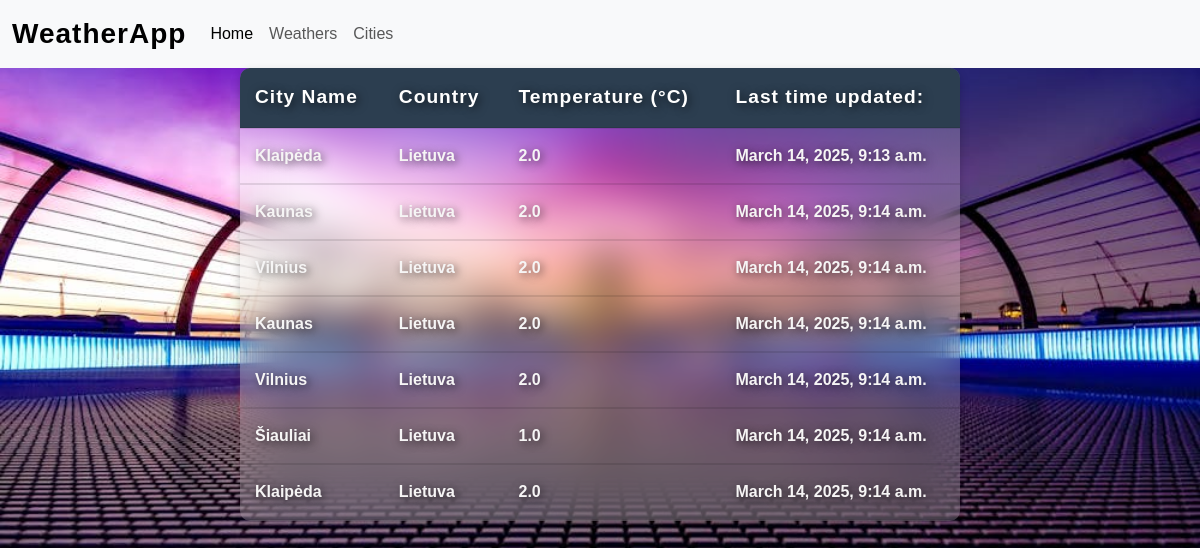
The page /cities/weathers/ on the database its author committed.
### weather/models.py (models this page shows, shortened)
class BaseModel(models.Model):
    objects = models.Manager()
    class Meta:
        abstract = True

class CityWeathers(BaseModel):
    city = models.ForeignKey(City, on_delete=models.CASCADE)
    temperature = models.FloatField(default=0)
    time_stamp = models.DateTimeField(auto_now=True)

class City(BaseModel):
    name = models.CharField(max_length=50, default="", blank=True, unique=True)
    country = models.CharField(default="Lietuva", max_length=100, choices=COUNTRY_CHOICES)
    coordination_x = models.FloatField(default=0)
    coordination_y = models.FloatField(default=0)

### weather/views.py (the view)
# urls.py: path("weathers/", views.weathers, name="weathers"),
def weathers(request):
    city_weathers = CityWeathers.objects.all()
    context = {"city_weathers": city_weathers}
    return render(request=request, template_name="weathers/weathers.html", context=context)

### weather/templates/weathers/weathers.html
 {% extends 'main.html' %}
 {% load static %}
{% block head %}
  <link rel="stylesheet" type="text/css" href="{% static 'css/weathers.css' %}">
{% endblock %}
 {% block content %}
<div class="wrapper">
    <table class="weather-table table-transparent">
        <thead>
            <tr>
                <th>City Name</th>
                <th>Country</th>
                <th>Temperature (°C)</th>
                <th>Last time updated:</th>
            </tr>
        </thead>
        <tbody>
            {% for weather in city_weathers %}
            <tr>
                <td>{{ weather.city.name }}</td>
                <td>{{ weather.city.country }}</td>
                <td>{{ weather.temperature }}</td>
                <td>{{ weather.time_stamp }}</td>
            {% endfor %}
        </tbody>
    </table>
</div>
 {% endblock %}

### templates/main.html (shortened to what this page needs)
<!doctype html>
{% load static %}
<html lang="en">
  <head>
    <link href="https://cdn.jsdelivr.net/npm/bootstrap@5.3.2/dist/css/bootstrap.min.css" rel="stylesheet">
    <link rel="stylesheet" type="text/css" href="{% static 'css/home.css' %}">
    {% block head %}{% endblock %}
</head>
<body>
<header>
  {% include 'navbar.html' %}
</header>
 {% block content %}
 {% endblock %}
  </body>
</html>

### templates/navbar.html (shortened to what this page needs)
<nav class="navbar navbar-expand-lg bg-body-tertiary">
  <div class="container-fluid">
    <div class="collapse navbar-collapse" id="navbarTogglerDemo01">
      <a class="navbar-brand" href="{% url 'home' %}">WeatherApp</a>
      <ul class="navbar-nav me-auto mb-2 mb-lg-0">
        <li class="nav-item">
          <a class="nav-link active" aria-current="page" href="{% url 'home' %}">Home</a>
        </li>
        <li class="nav-item">
          <a class="nav-link" href="{% url 'weathers:weathers' %}">Weathers</a>
        </li>
        <li class="nav-item">
          <a class="nav-link" href=" {% url 'weathers:cities' %} ">Cities</a>
        </li>
      </ul>
    </div>
  </div>
</nav>

### static/css/home.css (style rules this page uses)
body { font-family: 'Arial', sans-serif; margin: 0; padding: 0; box-sizing: border-box; }
.navbar-brand { font-size: 28px; font-weight: bold; letter-spacing: 1px; }

### static/css/weathers.css (style rules this page uses)
body { font-family: 'Arial', sans-serif; background-image: url("../images/weathers-cover.jpeg"); background-size: cover; background-position: center; background-repeat: no-repeat; margin: 0; padding: 0; box-sizing: border-box; }
.weather-table { width: 100%; border-collapse: collapse; background: rgba(255, 255, 255, 0.9); border-radius: 10px; overflow: hidden; box-shadow: 0 4px 10px rgba(0, 0, 0, 0.2); }
.table-transparent { background: rgba(255, 255, 255, 0.2); backdrop-filter: blur(20px); font-weight: bold; border-radius: 10px; }
.weather-table th, .weather-table td { padding: 8px; border-bottom: 2px solid rgba(0, 0, 0, 0.1); text-align: left; color: #F6F5F5; text-shadow: 2px 2px 10px rgba(0, 0, 0, 0.7); }
.weather-table th { background-color: #2C3E50; color: white; font-size: 1.2rem; letter-spacing: 1px; }
@media screen and (min-width: 768px) { .weather-table th, .weather-table td { padding: 12px; } }
@media screen and (min-width: 768px) { .weather-table { width: 80%; } }
@media screen and (min-width: 768px) { .wrapper { display: flex; align-items: center; justify-content: center; } }
@media screen and (min-width: 1200px) { .weather-table th, .weather-table td { padding: 15px; } }
@media screen and (min-width: 1200px) { .weather-table { width: 60%; } }
@media screen and (min-width: 1200px) { .wrapper { display: flex; align-items: center; justify-content: center; } }

### rows shown on the page
CityWeathers: city.name "Klaipėda", city.country "Lietuva", temperature "2.0", time_stamp "March 14, 2025, 9:13 a.m."
CityWeathers: city.name "Kaunas", city.country "Lietuva", temperature "2.0", time_stamp "March 14, 2025, 9:14 a.m."
CityWeathers: city.name "Vilnius", city.country "Lietuva", temperature "2.0", time_stamp "March 14, 2025, 9:14 a.m."
CityWeathers: city.name "Kaunas", city.country "Lietuva", temperature "2.0", time_stamp "March 14, 2025, 9:14 a.m."
CityWeathers: city.name "Vilnius", city.country "Lietuva", temperature "2.0", time_stamp "March 14, 2025, 9:14 a.m."
CityWeathers: city.name "Šiauliai", city.country "Lietuva", temperature "1.0", time_stamp "March 14, 2025, 9:14 a.m."
CityWeathers: city.name "Klaipėda", city.country "Lietuva", temperature "2.0", time_stamp "March 14, 2025, 9:14 a.m."
